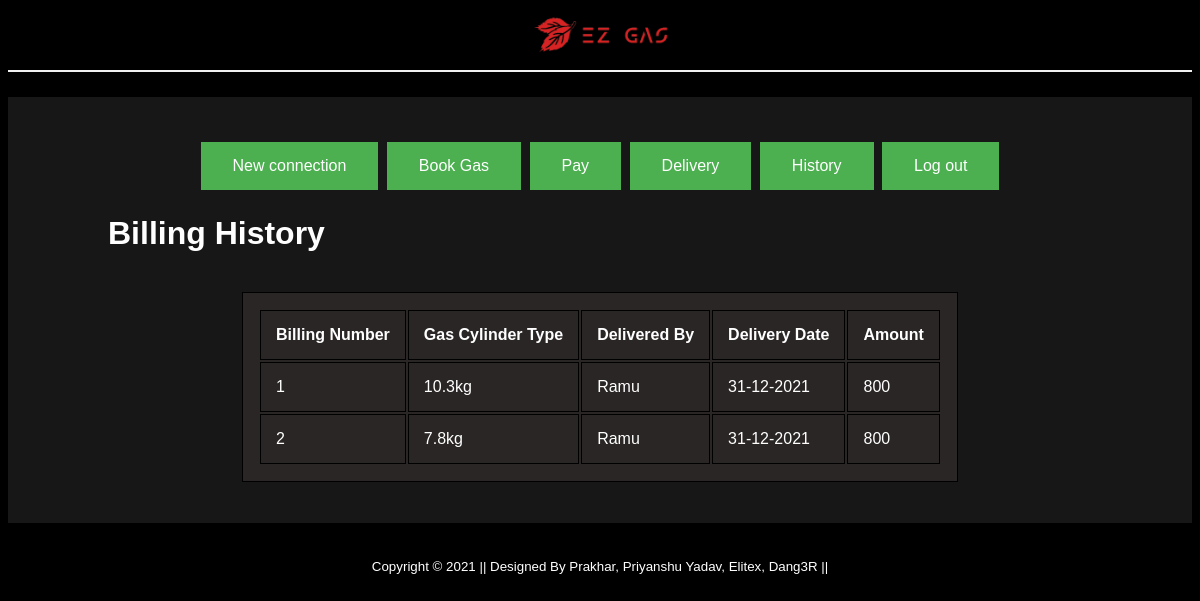
The app's page /bill_history (signed in) with its own data.
### home/models.py (models this page shows, shortened)
class BookGas(models.Model):
  user = models.ForeignKey(User, on_delete=models.CASCADE)
  billnum = models.CharField(max_length = 20)
  gctype = models.CharField(choices=GCTYPE,max_length=7,default='a')
  accname = models.CharField(max_length = 40)
  billdate = models.CharField(max_length = 30)
  status = models.CharField(choices=BOOK_STATUS,max_length=30,default='pending')
  delivboy = models.CharField(max_length = 30)
  expctdate = models.CharField(max_length = 30)
  amount = models.IntegerField()
  payment = models.CharField(choices=PAYMENT_STATUS,max_length=30,default='pending')

### home/views.py (the view)
# urls.py: path('bill_history',views.billhistory,name='billhistory'),
def billhistory(request):
  if request.user.is_authenticated:
    query = BookGas.objects.filter(user=request.user).filter(status = 'delivered')
    context={"data":query}
    return render(request, 'billhistory.html', context)
  else:
    return redirect('login')

### home/templates/billhistory.html (shortened to what this page needs)
{% extends 'home.html' %}
{% block history%}
<h1>Billing History</h1>
<br>
<center>
<table border=1 bgcolor=#2b2626 solid>
  <th>Billing Number</th><th>Gas Cylinder Type</th><th>Delivered By</th><th>Delivery Date</th><th>Amount</th>
  {% for hist in data %}
  <tr>
    <td>{{hist.billnum}}</td>
    <td>{{hist.gctype}}</td>
    <td>{{hist.delivboy}}</td>
    <td>{{hist.expctdate}}</td>
    <td>{{hist.amount}}</td>
  </tr>
  {% endfor %}
</table>
</center>
<br><br>
{% endblock %}

### home/templates/header.html (style rules this page uses)
body { font-family: Arial, Helvetica, sans-serif; background-color: black; }
* { box-sizing: border-box; }

### home/templates/billhistory.html (style rules this page uses)
table,td,th { padding: 15px; border: 1px solid black; }

### records on screen
BookGas: billnum "1", gctype "10.3kg", delivboy "Ramu", expctdate "31-12-2021", amount "800"
BookGas: billnum "2", gctype "7.8kg", delivboy "Ramu", expctdate "31-12-2021", amount "800"
